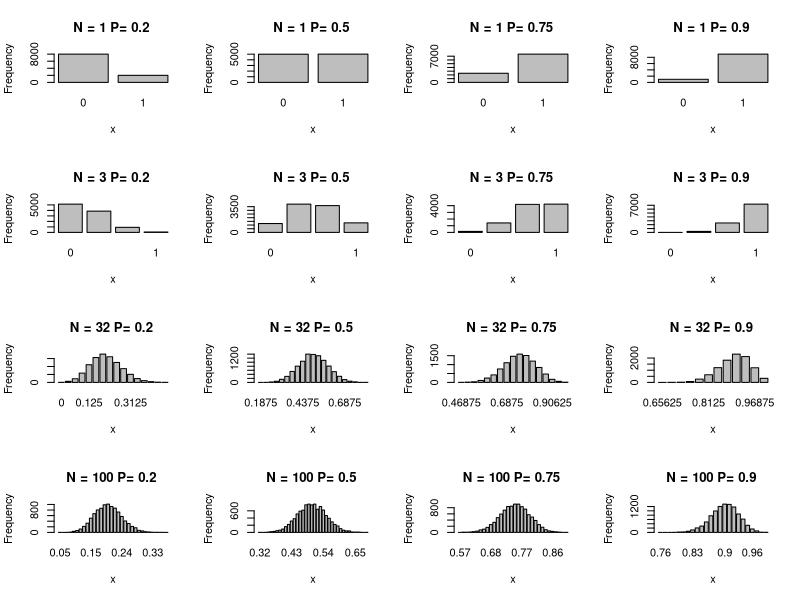

This chart was generated by the following R code:
## ---- chunk 1
knitr::opts_chunk$set(echo = TRUE)
## ---- chunk 2
n <- 1 # 設定binomial分配之參數 n = 1, p = 0.3，即B(1, 0.3)
p <- 0.3
rep = 10000;
par(mfrow=c(4,4))
percent <- c(0.2,0.5,0.75,0.9)
time = c(1,3,32,100)
savemean = vector()
for(ti in time){
for(i in percent){
for(j in 1:rep){
  savemean[j] = mean(rbinom(ti,n,i))
}
barplot(table(savemean),xlab="x",ylab="Frequency", main=paste("N =",ti,"P=",i,rep=""))
}
}
##當Ｎ小的時候，比較看不出有常態分佈的趨勢，但當Ｎ約大於30，便可以開始看出常態分佈的樣字
##當Ｐ越接近0.5時，會集中的更快
